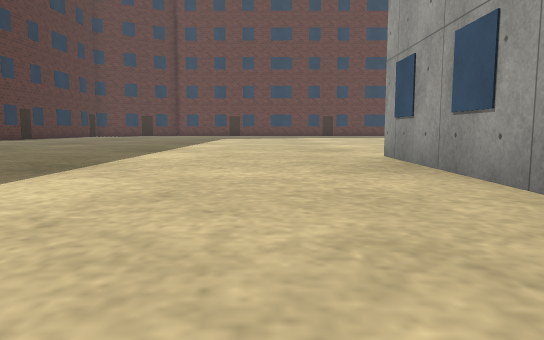
view 1 (above)

24 first-person views from a walk through a world built for the Webots simulator. The camera is 0.72 m above the floor, tilts 6° down and sees 70° across. The floor is counted in squares, 2 m on a side. Each view is taken from the middle of a square. On the plan, view 1 faces up. The plan holds only what a view shows up to about 9 squares ahead; the rest is blank. The place goes on beyond the plan. Robots are left out. Simple shapes and patterns stand in for the simulator's stock objects.

view 2
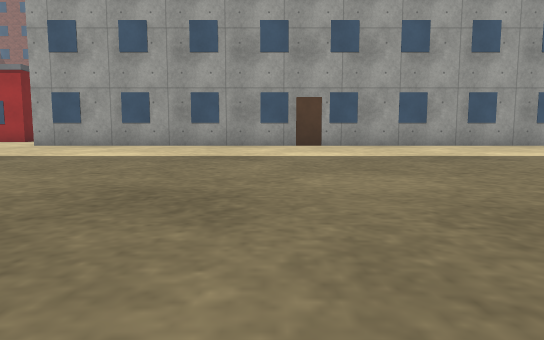

view 3
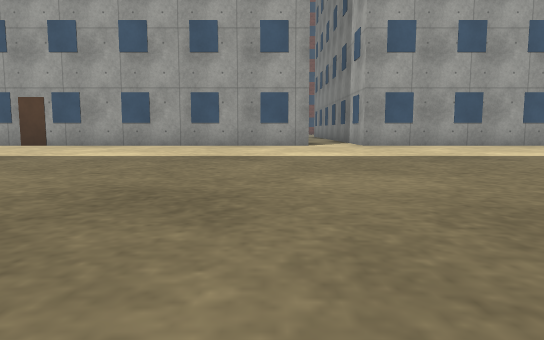

view 4
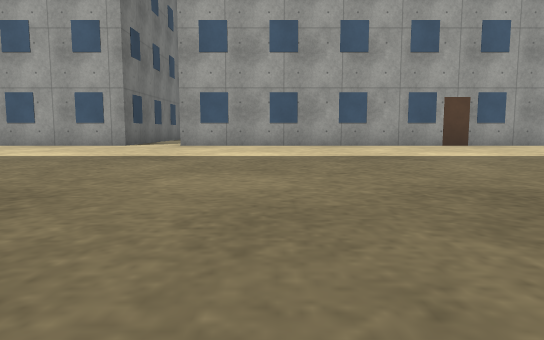

view 5
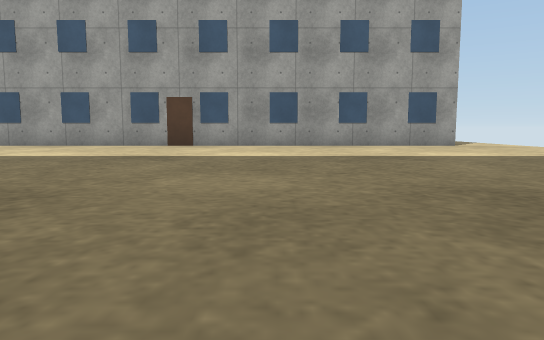

view 6
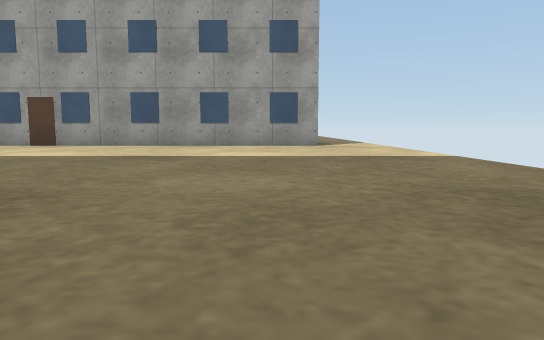

view 7
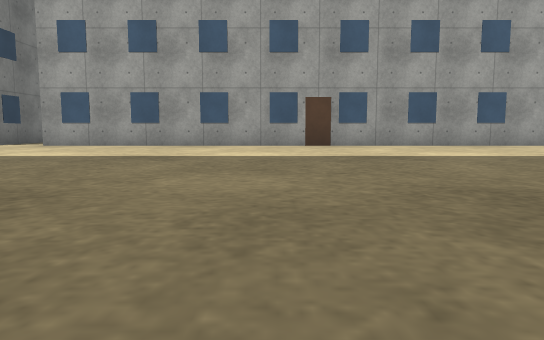

view 8
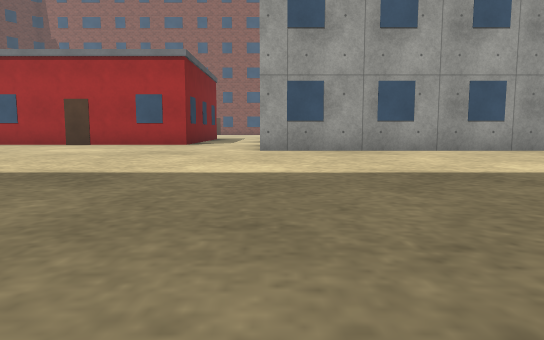

view 9
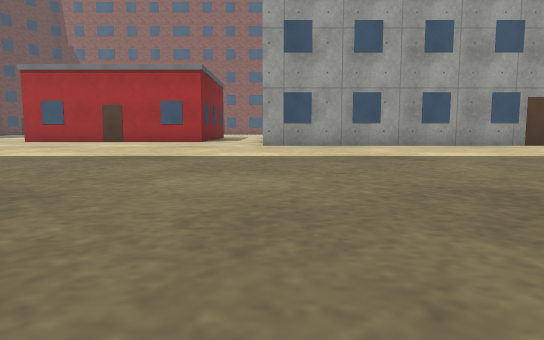

view 10
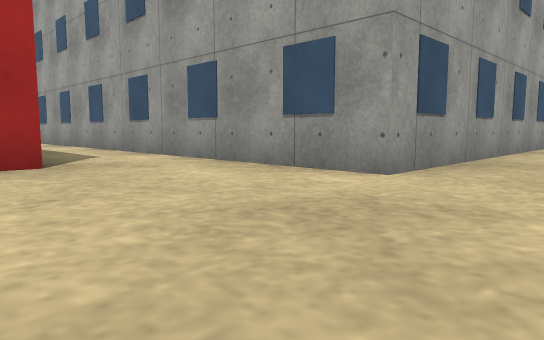

view 11
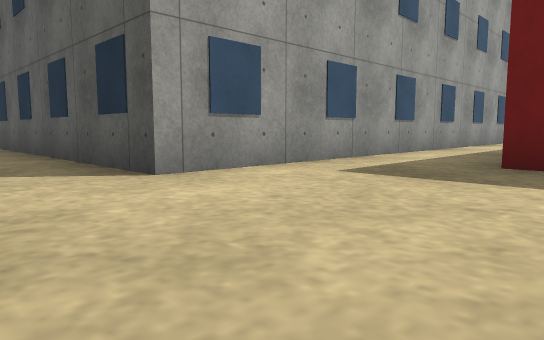

view 12
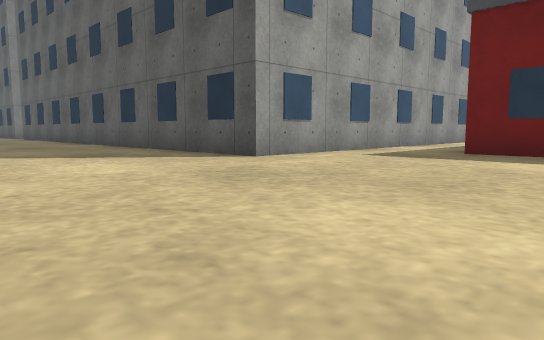

view 13
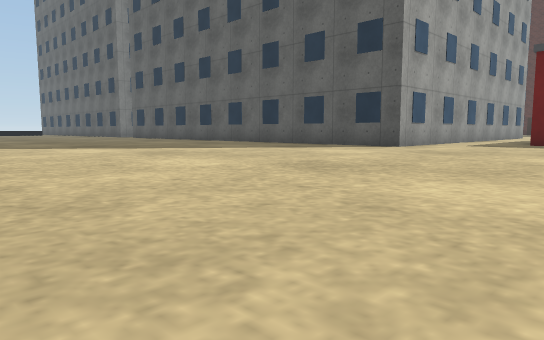

view 14
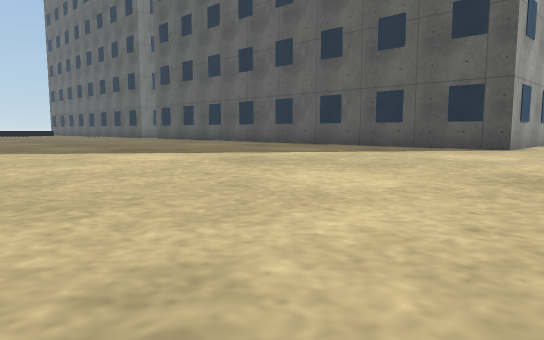

view 15
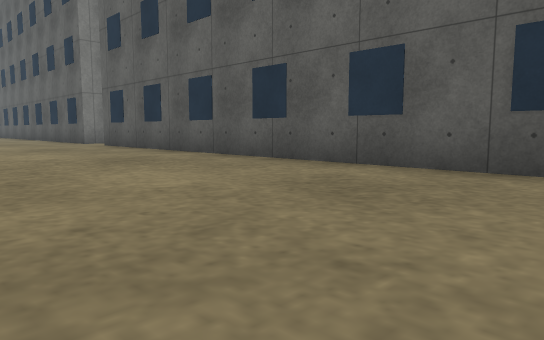

view 16
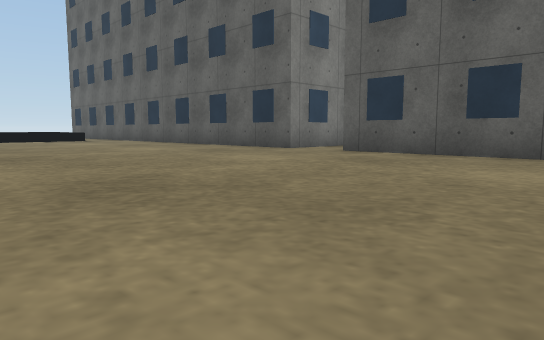

view 17
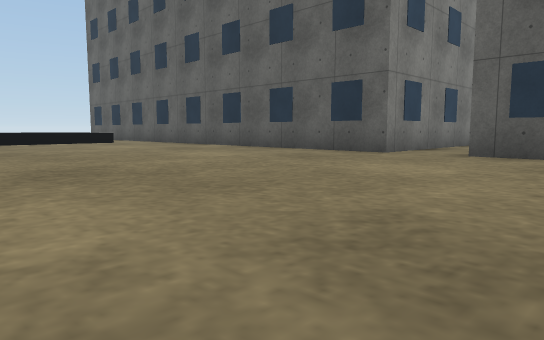

view 18
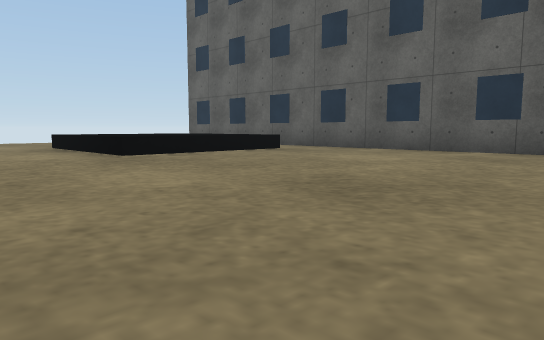

view 19
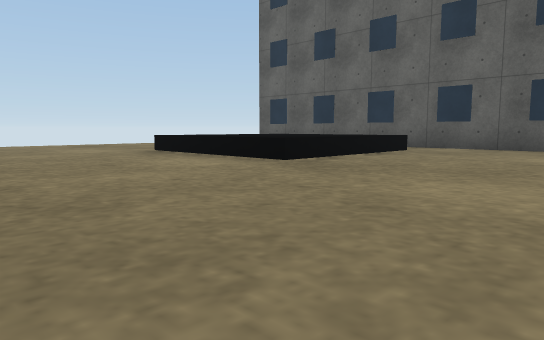

view 20
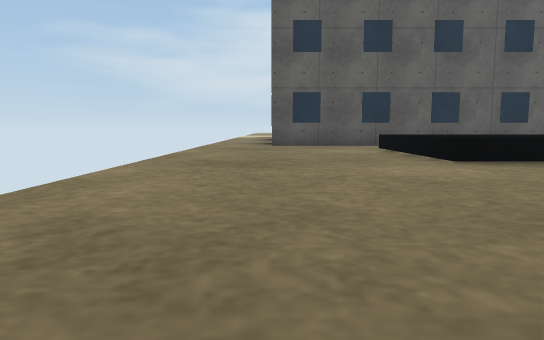

view 21
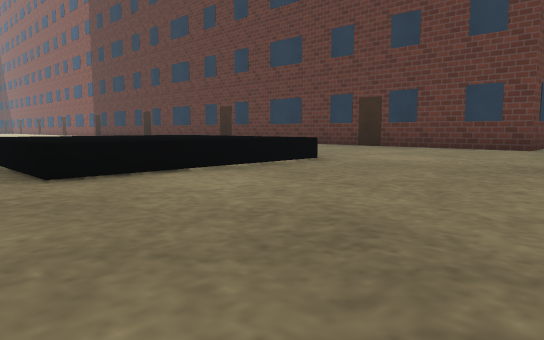

view 22
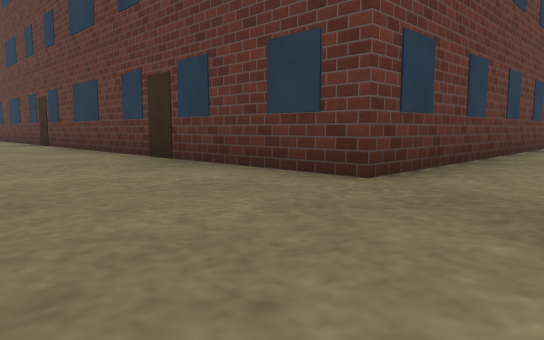

view 23
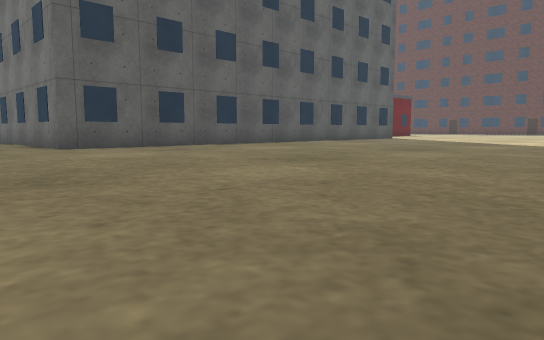

view 24
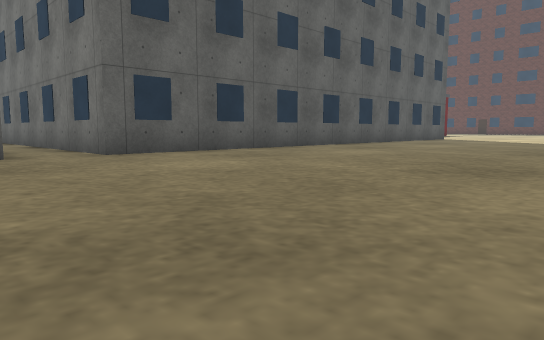

### Floor plan
Key: @ floor where view 1 was taken; . floor; T concrete tower; B red building; L black box; R brick building.
Columns run from 7 left of view 1 to 25 right of it. Each row starts with its distance up from view 1.
 10        ....B
  9   .........B       ........
  8   .........B    B..........
  7   .........B    B..........
  6  ..........................
  5 .........TTTTTTTTTT........
  4  ........T        T........
  3   .......T        T.......
  2   .......T        T.......
  1  ........T        T.......
  0 .......@.T        T.......
 -1  ........T        T.......
 -2   .......T        T.......
 -3     .....T        T.......
 -4   .......T        T.......
 -5  ........T        T.......
 -6 .........T   TTTTTT........
 -7  .........    .............
 -8   .......T     TTTT........
 -9  ........T        T........
-10 .........T        T.......
-11  ........T        T........R
-12  ........T        T........R
-13 .........T        T........
-14  ........T        T........R
-15  ........T        T.LLL....R
-16 .........T        T.LLL....R
-17  ........T        T.LLL....R
-18  ........T        T.LLL....R
-19 .........T        T........RRRRRR
-20  ........T        T.............
-21   ........        ..........

Positions as (right, up) in squares from view 1, and headings:
1: (0, 0), facing up
2: (-7, 0), facing right
3: (-7, -6), facing right
4: (-7, -10), facing right
5: (-7, -16), facing right
6: (-7, -19), facing right
7: (-7, -13), facing right
8: (-5, 5), facing right
9: (-7, 5), facing right
10: (0, 8), facing down-right
11: (13, 8), facing down-left
12: (15, 9), facing down-left
13: (19, 9), facing down-left
14: (19, 7), facing down-left
15: (15, 2), facing down-left
16: (17, -3), facing down-left
17: (17, -5), facing down-left
18: (18, -10), facing down-left
19: (19, -12), facing down-left
20: (20, -20), facing left
21: (12, -21), facing up-right
22: (17, -21), facing up-right
23: (19, -9), facing up-left
24: (17, -9), facing up-left
